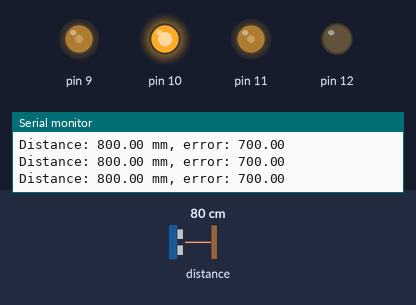
Bench run of a sketch on a simulated Arduino Uno, built with avr-gcc and run on an emulated ATmega328P. Parts: output pins drawn as LEDs (lit = HIGH), the last lines printed to the serial monitor. The test bench sets the inputs (shaded band); at power-on: distance to the obstacle 80 cm.

Above: at 2.8 s.
2.9 s: distance to the obstacle set to 2 cm
At 3.3 s:
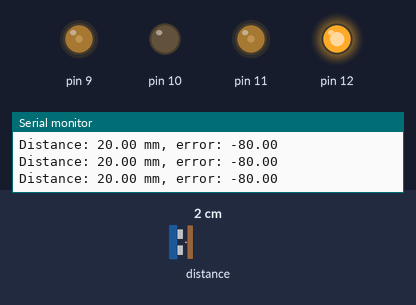
4.4 s: distance to the obstacle set to 18 cm
At 4.9 s:
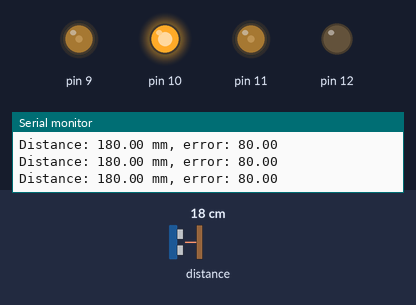
5.9 s: distance to the obstacle set to 120 cm
At 6.6 s:
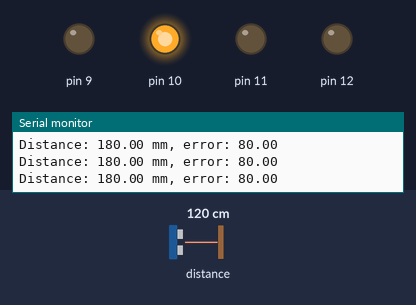
7.4 s: distance to the obstacle set to 105 cm
8.9 s: distance to the obstacle set to 97 cm
At 9.6 s:
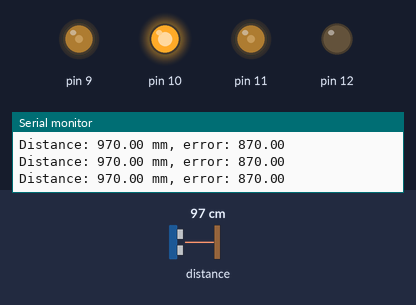
10.4 s: distance to the obstacle set to 250 cm
At 11.3 s:
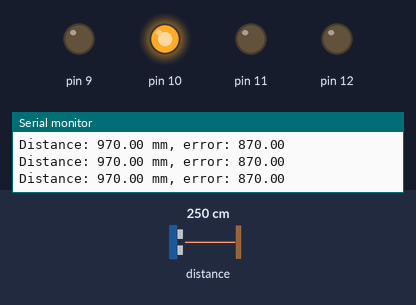
Timing chart, 0 to 12.9 s (numbered marks = the images above; inputs shaded):
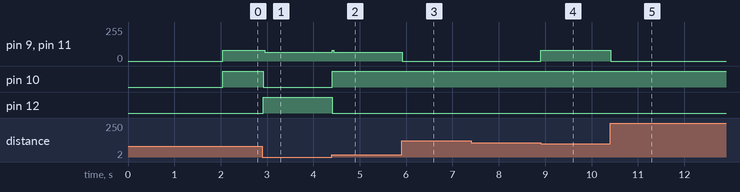

The sketch:

Task_3b.ino
```cpp
#include <Arduino.h>
#include <Wire.h>
#include <Adafruit_VL53L0X.h>
#include <math.h>

namespace mtrn3100 {

class Motor {
public:
    Motor(uint8_t pwmPin, uint8_t directionPin)
        : pwm_pin(pwmPin), dir_pin(directionPin) {
        pinMode(pwm_pin, OUTPUT);
        pinMode(dir_pin, OUTPUT);
    }

    void setPWM(int16_t pwm) {
        pwm = constrain(pwm, -255, 255);

        if (pwm == 0) {
            analogWrite(pwm_pin, 0);
            return;
        }

        digitalWrite(dir_pin, pwm > 0 ? HIGH : LOW);
        analogWrite(pwm_pin, abs(pwm));
    }

private:
    const uint8_t pwm_pin;
    const uint8_t dir_pin;
};

}

mtrn3100::Motor leftMotor(11, 12);
mtrn3100::Motor rightMotor(9, 10);

Adafruit_VL53L0X frontLidar;

const float TARGET_DISTANCE_MM = 100.0f;
const float DISTANCE_TOLERANCE_MM = 5.0f;

const float KP = 0.80f;
const float KI = 0.00f;
const float KD = 0.05f;

const int MIN_WALL_PWM = 35;
const int MAX_WALL_PWM = 80;

const uint32_t CONTROL_PERIOD_US = 10000;
const uint32_t TASK_DURATION_MS = 35000;

float readFrontDistanceMM();
void maintainFrontDistance(float targetDistanceMM, uint32_t durationMS);
void stopMotors();

void setup() {
    Serial.begin(9600);
    Wire.begin();

    if (!frontLidar.begin()) {
        Serial.println("VL53L0X not detected");
        while (true) {
            stopMotors();
            delay(100);
        }
    }

    Serial.println("Starting Task 3.2 in 2 seconds");
    delay(2000);

    maintainFrontDistance(TARGET_DISTANCE_MM, TASK_DURATION_MS);

    stopMotors();
    Serial.println("Task 3.2 finished");
}

void loop() {
}

float readFrontDistanceMM() {
    VL53L0X_RangingMeasurementData_t measurement;
    frontLidar.rangingTest(&measurement, false);

    if (measurement.RangeStatus == 4) {
        return NAN;
    }

    return static_cast<float>(measurement.RangeMilliMeter);
}

void maintainFrontDistance(float targetDistanceMM, uint32_t durationMS) {
    float integralError = 0.0f;
    float previousError = 0.0f;

    uint32_t previousControlTime = micros();
    uint32_t previousPrintTime = millis();
    uint32_t startTime = millis();

    while (millis() - startTime < durationMS) {
        uint32_t currentTime = micros();

        if (currentTime - previousControlTime < CONTROL_PERIOD_US) {
            continue;
        }

        float dt =
            static_cast<float>(currentTime - previousControlTime) /
            1000000.0f;

        previousControlTime = currentTime;

        float measuredDistanceMM = readFrontDistanceMM();

        if (!isfinite(measuredDistanceMM) ||
            measuredDistanceMM < 20.0f ||
            measuredDistanceMM > 1000.0f) {
            stopMotors();
            integralError = 0.0f;
            continue;
        }

        float error = measuredDistanceMM - targetDistanceMM;

        if (fabs(error) <= DISTANCE_TOLERANCE_MM) {
            stopMotors();
            integralError = 0.0f;
            previousError = error;
        } else {
            integralError += error * dt;
            integralError = constrain(integralError, -200.0f, 200.0f);

            float derivativeError = (error - previousError) / dt;
            previousError = error;

            float output =
                KP * error +
                KI * integralError +
                KD * derivativeError;

            output = constrain(
                output,
                -static_cast<float>(MAX_WALL_PWM),
                static_cast<float>(MAX_WALL_PWM)
            );

            int drivePWM = static_cast<int>(roundf(output));

            if (drivePWM > 0 && drivePWM < MIN_WALL_PWM) {
                drivePWM = MIN_WALL_PWM;
            } else if (drivePWM < 0 && drivePWM > -MIN_WALL_PWM) {
                drivePWM = -MIN_WALL_PWM;
            }

            leftMotor.setPWM(-drivePWM);
            rightMotor.setPWM(drivePWM);
        }

        if (millis() - previousPrintTime >= 100) {
            previousPrintTime = millis();

            Serial.print("Distance: ");
            Serial.print(measuredDistanceMM);
            Serial.print(" mm, error: ");
            Serial.println(error);
        }
    }

    stopMotors();
}

void stopMotors() {
    leftMotor.setPWM(0);
    rightMotor.setPWM(0);
}
```

Measured:
- the behaviour switches between 101 and 100 cm on distance to the obstacle (found by bisection; images 3 and 4)
- after the input at 2.9 s, pin 9, pin 11: 80/255 → 64/255 after 0.05 s; pin 10: HIGH → LOW at once; pin 12: LOW → HIGH at once
- after the input at 4.4 s, pin 9, pin 11: 64/255 → 80/255 at once, → 64/255 0.03 s later; pin 10: LOW → HIGH at once; pin 12: HIGH → LOW at once
- after the input at 5.9 s, pin 9, pin 11: 64/255 → 0/255 at once
- after the input at 7.4 s, every drawn part: stays the same
- after the input at 8.9 s, pin 9, pin 11: 0/255 → 80/255 at once
- after the input at 10.4 s, pin 9, pin 11: 80/255 → 0/255 at once
